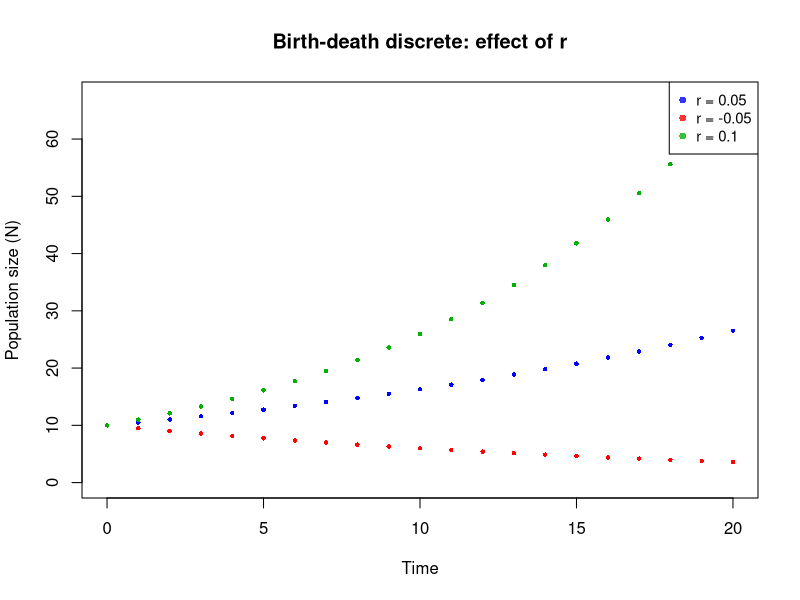

R code for this plot:
## ---- chunk 1
#| code-fold: false
#| fig-cap: "Birth-death discrete trajectories for three different r values"
#| label: fig-birth-death-discrete-sim

# Function to simulate birth-death discrete trajectories
simulate_bd_discrete <- function(N0, r, time_steps, n_trajectories = 100) {
  # N0: initial population size
  # r: net growth rate (b - d)
  # time_steps: number of time steps to simulate
  # n_trajectories: number of trajectories to simulate
  
  trajectories <- matrix(NA, nrow = time_steps + 1, ncol = n_trajectories)
  trajectories[1, ] <- N0
  
  for (t in 1:time_steps) {
    trajectories[t + 1, ] <- trajectories[t, ] * (1 + r)
  }
  
  return(trajectories)
}

# Parameters
N0 <- 10  # Initial population
time_steps <- 20

# Example 1: Default r (positive, moderate growth)
r_default <- 0.05
traj_default <- simulate_bd_discrete(N0, r_default, time_steps, n_trajectories = 100)

# Example 2: Negative r (decline)
r_negative <- -0.05
traj_negative <- simulate_bd_discrete(N0, r_negative, time_steps, n_trajectories = 100)

# Example 3: Higher r (strong growth)
r_higher <- 0.1
traj_higher <- simulate_bd_discrete(N0, r_higher, time_steps, n_trajectories = 100)

# Combine all trajectories for plotting
time <- 0:time_steps
y_max <- max(c(traj_default, traj_negative, traj_higher), na.rm = TRUE)

# Single plot with all three scenarios
plot(NA, xlim = c(0, time_steps), ylim = c(0, y_max),
     xlab = "Time", ylab = "Population size (N)",
     main = "Birth-death discrete: effect of r")

# Plot trajectories for each r value with different colors
for (i in 1:ncol(traj_default)) {
  points(time, traj_default[, i], col = rgb(0, 0, 1, 0.2), pch = 16, cex = 0.6)
}
for (i in 1:ncol(traj_negative)) {
  points(time, traj_negative[, i], col = rgb(1, 0, 0, 0.2), pch = 16, cex = 0.6)
}
for (i in 1:ncol(traj_higher)) {
  points(time, traj_higher[, i], col = rgb(0, 0.7, 0, 0.2), pch = 16, cex = 0.6)
}

# Add legend
legend("topright", 
       legend = c(paste0("r = ", r_default), 
                  paste0("r = ", r_negative), 
                  paste0("r = ", r_higher)),
       col = c(rgb(0, 0, 1, 0.8), rgb(1, 0, 0, 0.8), rgb(0, 0.7, 0, 0.8)),
       pch = 16, cex = 0.9)
